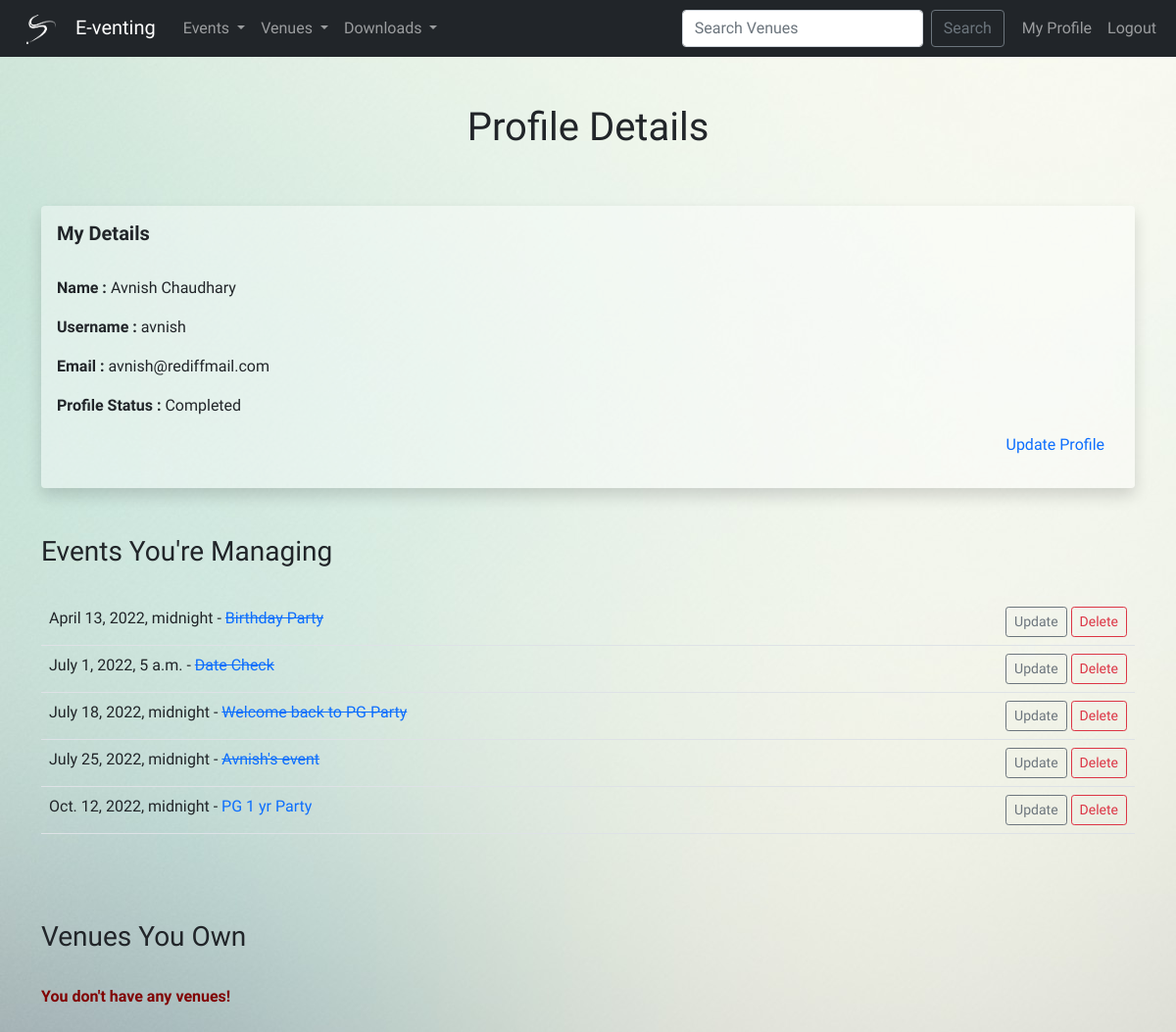
The app's page /my_profile (signed in), older data.
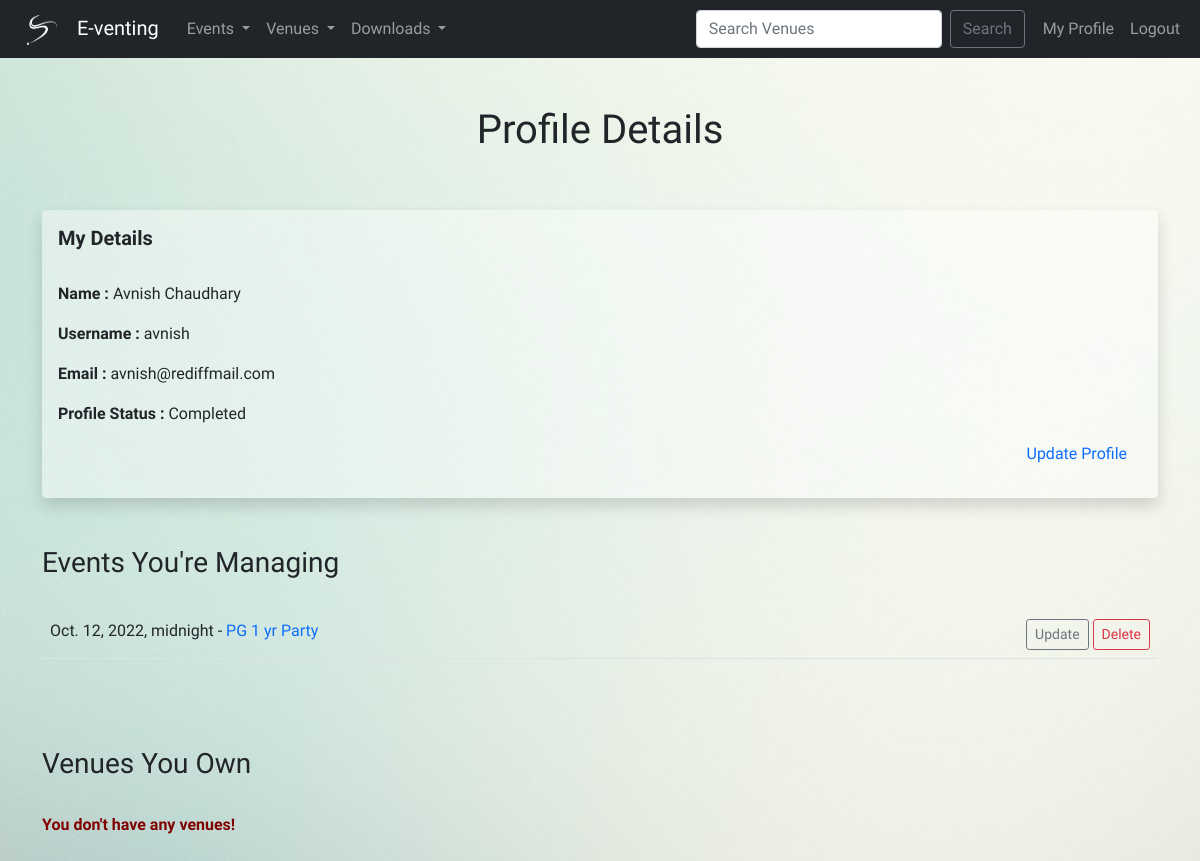
The same page, newer data.
### events/models.py (models this page shows)
class Event(models.Model):
    name = models.CharField('Event Name', max_length=120)
    event_date = models.DateTimeField('Event Date')
    venue = models.ForeignKey(Venue, blank=True, null=True, on_delete=models.CASCADE)
    manager = models.ForeignKey(User, blank=True, null=True, on_delete=models.SET_NULL,related_name='manager')
    description = models.TextField(blank=True)
    attendees = models.ManyToManyField(Attendee, blank=True)
    approved = models.BooleanField(default=False)
    def __str__(self):
        return self.name
    @property
    def Days_till(self):
        today = date.today()
        days_till = self.event_date.date() - today
        days_till_stripped = str(days_till).split(',', 1)[0]
        return days_till_stripped
    @property
    def Is_past(self):
        today = date.today()
        if self.event_date.date() > today:
            occurred = 'Future'
        else:
            occurred = 'Past'
        return occurred

### events/views.py (the view)
# urls.py: path('my_profile', views.my_profile, name='my-profile'),
def my_profile(request):
    if request.user.is_authenticated and not request.user.is_superuser:
        events=Event.objects.filter(manager=request.user.id).order_by('event_date')
        venues=Venue.objects.filter(owner=request.user.id)
        return render(request,'events/my_profile.html',{'events':events,'venues':venues})
    else:
        messages.success(request, ("You aren't authorized to view this page"))
        return redirect('home')

### events/templates/events/my_profile.html (shortened to what this page needs)
{% extends 'events/base.html' %}
{% block content %}
    <center>
    <br>
    <h1>Profile Details</h1><br><br>
    </center>
    <div class="card shadow" style="background-color: rgba(255,255,255,.40); border:none;">
        <div class="card-body">
            <h5 class="card-title">
                <strong>My Details</strong><br><br>
            </h5>
            <p class="card-text"><strong>Name : </strong>{{user.first_name}} {{user.last_name}}</p>
            <p class="card-text"><strong>Username : </strong>{{user}}</p>
            <p class="card-text"><strong>Email : </strong>{{user.email}}</p>
            <p class="card-text"><strong>Profile Status :</strong>
                {% if user.has_usable_password and user.email%}
                    Completed <br>
                    <div align='right' style='margin-right:15px;'>
                        <a href="{% url 'update-profile' %}" style="text-decoration:none;"> Update Profile</a>
                    </div>
                {% else %}
                    Incomplete, <a href="{% url 'update-profile' %}"> Complete Here</a>
                {% endif %}
            </p>
        </div>
    </div>
    <br><br>
    <h3>Events You're Managing</h3><br>
    {% if events %}
            <table class="table table-hover">
                {% for event in events %}
                {% if event.approved %}
                    <tr>
                        <td>
                            {{event.event_date}} -
                            <a href="{% url 'show-event' event.id%}" style="text-decoration: none;">
                                {% if event.Is_past == 'Past' %}
                                    <del>{{event}}</del>
                                {% else %}
                                    {{event}}
                                {%endif%}
                            </a>
                        </td>
                        <td align='right'>
                            <a href="{% url 'update-event' event.id%}" class="btn btn-outline-secondary btn-sm">Update</a>
                            <a href="{% url 'delete-event' event.id%}" class="btn btn-outline-danger btn-sm">Delete</a>
                        </td>
                    </tr>
                    {% endif %}
                {% endfor %}
            </table>
    {% else %}
        <strong style="color:#800000;">You are not managing any event!</strong>
    {% endif %}
    <br><br><br>
    <h3>Venues You Own</h3><br>
    {% if venues %}
        <table class="table table-hover">
            {% for venue in venues %}
                <tr>
                    <td>
                        <a href="{% url 'show-venue' venue.id%}" style="text-decoration: none;">{{venue}}</a>
                    </td>
                    {%if user.is_authenticated and user.id == venue.owner %}
                    <td align='right'>
                        <a href="{% url 'update-venue' venue.id%}" class="btn btn-outline-secondary btn-sm">Update</a>
                        <a href="{% url 'delete-venue' venue.id%}" class="btn btn-outline-danger btn-sm">Delete</a>
                    </td>
                    {% else %}
                        <td align='right'/>
                    {%endif%}
                </tr>
            {% endfor %}
        </table>
    {% else %}
        <strong style="color:#800000;">You don't have any venues!</strong>
    {% endif %}
    <br><br><br><br><br><br>
{% endblock %}

Row changes from the older to the newer data that the page shows:
no longer on this page (row edited): Event: event_date "April 13, 2022, midnight", name "Birthday Party"
no longer on this page (row edited): Event: event_date "July 1, 2022, 5 a.m.", name "Date Check"
no longer on this page (row edited): Event: event_date "July 18, 2022, midnight", name "Welcome back to PG Party"
no longer on this page (row edited): Event: event_date "July 25, 2022, midnight", name "Avnish's event"
